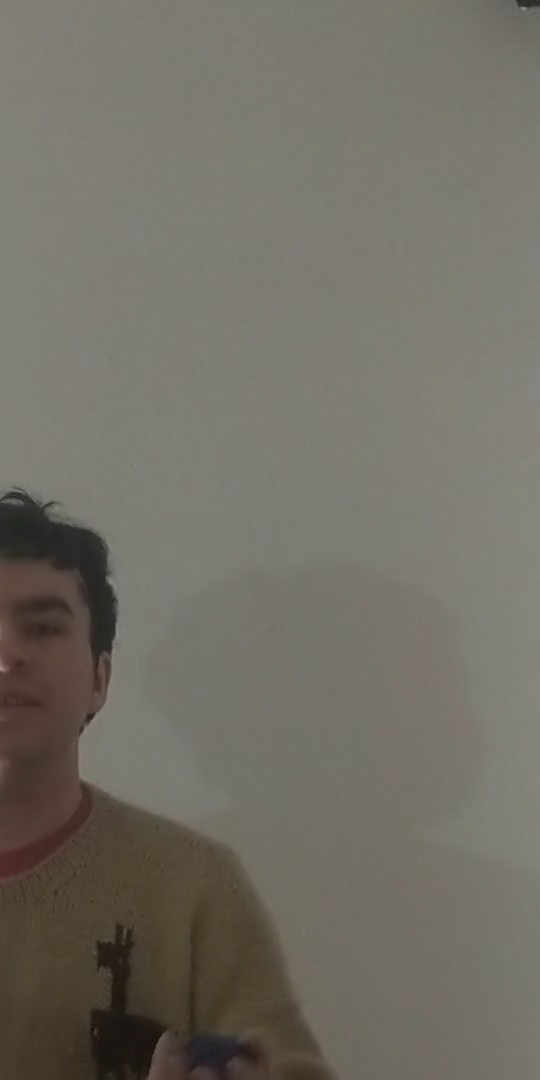
#> input picture frame 13 of test_vids/1ball.mp4, 540 x 1080 px, given in place of quarantine_2.mp4, which was not available
$ python demo.py
#> lines starting #> are read from the running program, lines starting #| are printed output that depends on the picture; after the words box and inside, x2 and y2 are one past the last pixel; in counts of white or black regions, pixels touching at a corner belong together; pictures that were not available may be replaced by others from this repository, and a replacement may not be noted
### blobTrace.py
from __future__ import annotations

import time

import cv2
import imutils
import math
import numpy as np
import time

import twentyxx
from balls import Coords, Circle, Ball
from arc import Arc, Arc_array

NUM_BALLS = 5
JUMP_Y_LIMIT = 75
JUMP_X_LIMIT = 50
FUZZY_FACTOR = 1.5
#alpha factor for running avg. higher = old values mean more
ALPHA_FACTOR = .4
DRAW_ARCS = False
balls = []
CUTOFF_THROW = 400
REAL_TIME = False
SHOW_MASK = True

Color_Names = { 'A': (255,50,50), 'B': (40,255,100), 'C': (100,100,255), 'D': (100,100,100), 'E': (200,200,200)}

for i in range(NUM_BALLS):
    balls.append(Ball(chr(ord('A') + i)))


def trace(picname, startingFrame=0, drawHud=False):
#> called with picname = 'test_vids/quarantine_2.mp4', startingFrame = 0, drawHud = False
    start_time = time.time()
    blueLower = (90, 20, 2)
    blueUpper = (135, 255, 255)
 #   blueLower = (100, 100, 0)

    frameIndex = 1
    catch_index = 0

    vs = cv2.VideoCapture(0 if picname is None else picname)
    time.sleep(1.0)
    A_arc = None
    B_arc = None
    C_arc = None
    Arc_arr = Arc_array("Arc")

    while True:
        frame = vs.read()
        frame = frame[1]
#> frame is the input picture: shape (1080, 540, 3); mean B, G, R 102, 110.5, 114.4
        if frame is None:
            break
        frame = imutils.resize(frame, width=700)
#> frame: shape (1400, 700, 3)
        if picname is not None:
            frame = imutils.rotate_bound(frame, 90)
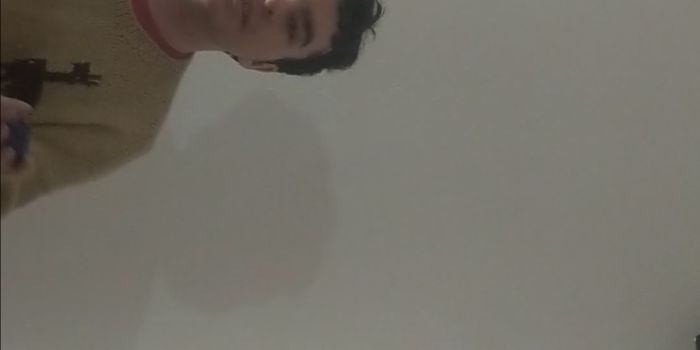
#> frame: shape (700, 1400, 3) (shown at 1/2 size); mean B, G, R 101.9, 110.4, 114.3
        blur = cv2.GaussianBlur(frame, (3, 3), 0)
        #blur = cv2.medianBlur(frame, 13)
        hsv = cv2.cvtColor(blur, cv2.COLOR_BGR2HSV)
#> hsv: shape (700, 1400, 3); mean H, S, V 22.9, 31.6, 114.3

        mask = cv2.inRange(hsv, blueLower, blueUpper)
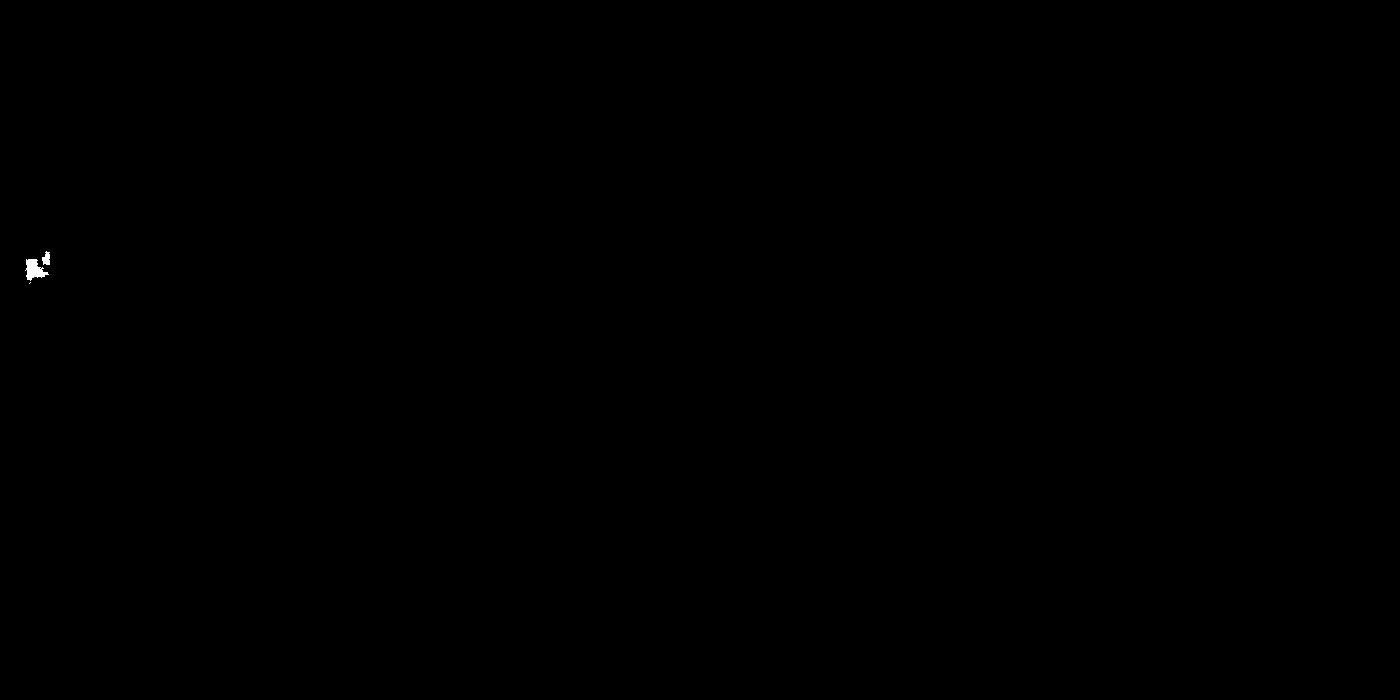
#> mask: shape (700, 1400); 0.04% white; 3 white regions (1 under 20 px), largest, box (x1, y1, x2, y2) and area: (25, 259, 49, 281) 292, (42, 251, 50, 265) 81
        mask = cv2.erode(mask, None, iterations=1)
#> mask: shape (700, 1400); 0.02% white; 2 white regions, box (x1, y1, x2, y2) and area: (27, 260, 47, 279) 192, (43, 253, 49, 264) 37
        mask = cv2.dilate(mask, None, iterations=1)
#> mask: shape (700, 1400); 0.04% white; 2 white regions

        cnts = cv2.findContours(mask.copy(), cv2.RETR_EXTERNAL, cv2.CHAIN_APPROX_SIMPLE)
#> cnts = 2 contours; box (x1, y1, x2, y2) and area: (26, 259, 48, 280) 237, (42, 252, 50, 265) 60
        cnts = imutils.grab_contours(cnts)

        if len(cnts) > 1:
            for cnt in cnts:
                M = cv2.moments(cnt)
                cX = int(M["m10"] / M["m00"])
                cY = int(M["m01"] / M["m00"])
                center = Coords(cX, cY)

                cnt = cnt.astype("int")
                ((x, y), radius) = cv2.minEnclosingCircle(cnt)

                # TODO remove upper bound?
                if 5 < radius < 50:
                    foundBall = False
                    blob = Circle(Coords(x, y), radius)
                    # Find a circle from the last frame intersecting with this one.
                    for prevBall in balls:
                        if prevBall.state is Ball.State.UNDECLARED:
                            continue

                        if blob.intersects(prevBall.circle, FUZZY_FACTOR):
                            # We have found the ball corresponding to this circle.

                            # Updates the Ball circle to be the blob found to intersect

                            #Calculates x and y velocity of the intersecting ball
                            x_velocity = blob.coords.x - prevBall.circle.coords.x
                            y_velocity = blob.coords.y - prevBall.circle.coords.y
                            prevBall.movement.average(x_velocity, y_velocity, ALPHA_FACTOR)

                            # Uses calculated velocity to determine throwstate
                            if prevBall.state == Ball.State.AIRBORNE and prevBall.throwstate == Ball.ThrowState.UNRECOGNIZED:
                                if x_velocity > 0:
                                    prevBall.throwstate = Ball.ThrowState.LEFTRISING
                                else:
                                    prevBall.throwstate = Ball.ThrowState.RIGHTRISING
                            if blob.coords.y < CUTOFF_THROW:
                                prevBall.peak = prevBall.movement.is_peak()
                                prevBall.circle = blob
                                if prevBall.peak is True:
                                    prevBall.peaked()
                            elif prevBall.movement.is_peak() and prevBall.is_falling():
                               prevBall.state = Ball.State.CAUGHT
                               prevBall.throwstate = prevBall.ThrowState.UNRECOGNIZED
                               foundBall = True
                               prevBall.found = True
                               break


                            # Log the coords of the ball into the arc trace
                            if prevBall.name == "A" and A_arc is not None:
                                A_arc.add(blob.coords.x,blob.coords.y)
                            if prevBall.name == "B" and B_arc is not None:
                                B_arc.add(blob.coords.x,blob.coords.y)
                            if prevBall.name == "C" and C_arc is not None:
                                C_arc.add(blob.coords.x,blob.coords.y)

                            # Set the ball as found
                            foundBall = True
                            prevBall.found = True

                            # Add the coords to the trail deque
                            prevBall.trail_x.append(blob.coords.x)
                            prevBall.trail_y.append(blob.coords.y)

                            # Recognized Ball is in JUMPSQUAT:
                            if prevBall.state is Ball.State.JUMPSQUAT:
                                if prevBall.jumpPoint.y - blob.coords.y > JUMP_Y_LIMIT \
                                        or abs(blob.coords.x - prevBall.jumpPoint.x > JUMP_X_LIMIT):
                                    prevBall.state = Ball.State.AIRBORNE
                                    #TODO remove this/ make it better
                                    if prevBall.name == "A":
                                       A_arc = Arc("A")
                                       A_arc.add(blob.coords.x, blob.coords.y)
                                    if prevBall.name == "B":
                                       B_arc = Arc("B")
                                       B_arc.add(blob.coords.x, blob.coords.y)
                                    if prevBall.name == "C":
                                       C_arc = Arc("C")
                                       C_arc.add(blob.coords.x, blob.coords.y)
                                    prevBall.jumpPoint = None
                                    # NOTE Maybe move this
                            elif prevBall.state is Ball.State.CAUGHT:
                                prevBall.state = Ball.State.JUMPSQUAT
                                prevBall.jumpPoint = blob.coords
                            break

                    if not foundBall:
                        # TODO set state to jumpsquat, unknown ball
                        closestBall = None
                        closestDist = -1
                        blob_x = blob.coords.x
                        blob_y = blob.coords.y

                        for prevBall in balls:
                            if prevBall.state is Ball.State.UNDECLARED:
                                closestBall = prevBall
                                break

                            if prevBall.found:
                                continue
                            if prevBall.movement.xvel != 0 and prevBall.state == Ball.State.AIRBORNE:
                                ball_x = prevBall.circle.coords.x + prevBall.movement.xvel
                                ball_y = prevBall.circle.coords.y + prevBall.movement.yvel
                            else:
                                ball_x = prevBall.circle.coords.x
                                ball_y = prevBall.circle.coords.y
                            dist = math.sqrt((ball_x - blob_x)**2 + (ball_y - blob_y)**2)
                            if dist < closestDist or closestDist < 0:
                                closestDist = dist
                                closestBall = prevBall
                        if closestBall is  not None:
                            closestBall.circle = blob

                            if closestBall.state is not Ball.State.AIRBORNE:
                                closestBall.state = Ball.State.JUMPSQUAT

                            closestBall.jumpPoint = closestBall.circle.coords
#> this loop made 2 passes
#> (cX, cY, x, y, radius) on pass 1: (33, 269, 35.14, 269, 12.86)
#> after the loop, prevBall.found = True; prevBall.peak = False; x_velocity = 11.76; y_velocity = -10.91

            for b in balls:
                if not b.found and b.state is Ball.State.AIRBORNE:
                    b.state = Ball.State.CAUGHT
                    if b.is_falling():
                        catch_index += 1
                    b.throwstate = Ball.ThrowState.UNRECOGNIZED
                    #TODO deal with this gross section I made :-(
                    if b.name == "A" and A_arc is not None and DRAW_ARCS is True:
                        A_arc.plot()
                    if A_arc is not None and b.name == "A":
                        print("added ball")
                        Arc_arr.add_arc(A_arc)
                        A_arc = None
                    if b.name == "B" and B_arc is not None and DRAW_ARCS is True:
                        B_arc.plot()
                    if B_arc is not None and b.name == "B":
                        print("added ball")
                        Arc_arr.add_arc(B_arc)
                        B_arc = None
                    if b.name == "C" and C_arc is not None and DRAW_ARCS is True:
                        C_arc.plot()
                    if C_arc is not None and b.name == "C":
                        print("added ball")
                        Arc_arr.add_arc(C_arc)
                        C_arc = None
                    b.movement.caught()
                    b.trail_x.clear()
                    b.trail_y.clear()
                overlay = frame.copy()

                if b.state is not Ball.State.CAUGHT and b.state is not Ball.State.UNDECLARED:
                    # Draw ball overlays
                    if b.peak is True:
                        cv2.circle(overlay, b.circle.coords.to_tuple(), int(b.circle.radius), (255, 255, 255), -1)
                    elif b.state is Ball.State.AIRBORNE:
                        cv2.circle(overlay, b.circle.coords.to_tuple(), int(b.circle.radius), (0, 255, 0), -1)
                    elif b.state is Ball.State.JUMPSQUAT and b.found:
                        cv2.circle(overlay, b.circle.coords.to_tuple(), int(b.circle.radius), (0, 0, 255), -1)

                    frame = cv2.addWeighted(overlay, 0.4, frame, 0.6, 0)

                    # Draw ball trails
                    for i in range(1, len(b.trail_x)):
                        if b.trail_x[i - 1] is None or b.trail_x[i] is None:
                            continue
                        thickness = int(np.sqrt(10 / float(i + 1)) * 2.5)
                        cv2.line(frame, (int(b.trail_x[i-1]), int(b.trail_y[i-1])), (int(b.trail_x[i]), int(b.trail_y[i])), Color_Names[b.name], thickness)

                    if b.found:
                        cv2.putText(frame, b.name, b.circle.coords.to_tuple(), cv2.FONT_HERSHEY_SIMPLEX, 2, Color_Names[b.name],
                                    thickness=2)
                b.found = False
#> after the loop, catch_index = 0

        if drawHud:
            twentyxx.drawHud(frame, balls)

        # TODO Magic numbers
        cv2.putText(frame, str(frameIndex), (0, 680), cv2.FONT_HERSHEY_SIMPLEX, 1, (0, 0, 0))
#> frame: shape (700, 1400, 3); mean B, G, R 101.9, 110.4, 114.3
        cv2.putText(frame, str("Catch Count:"), (100, 680), cv2.FONT_HERSHEY_SIMPLEX, 1, (0, 0, 0))
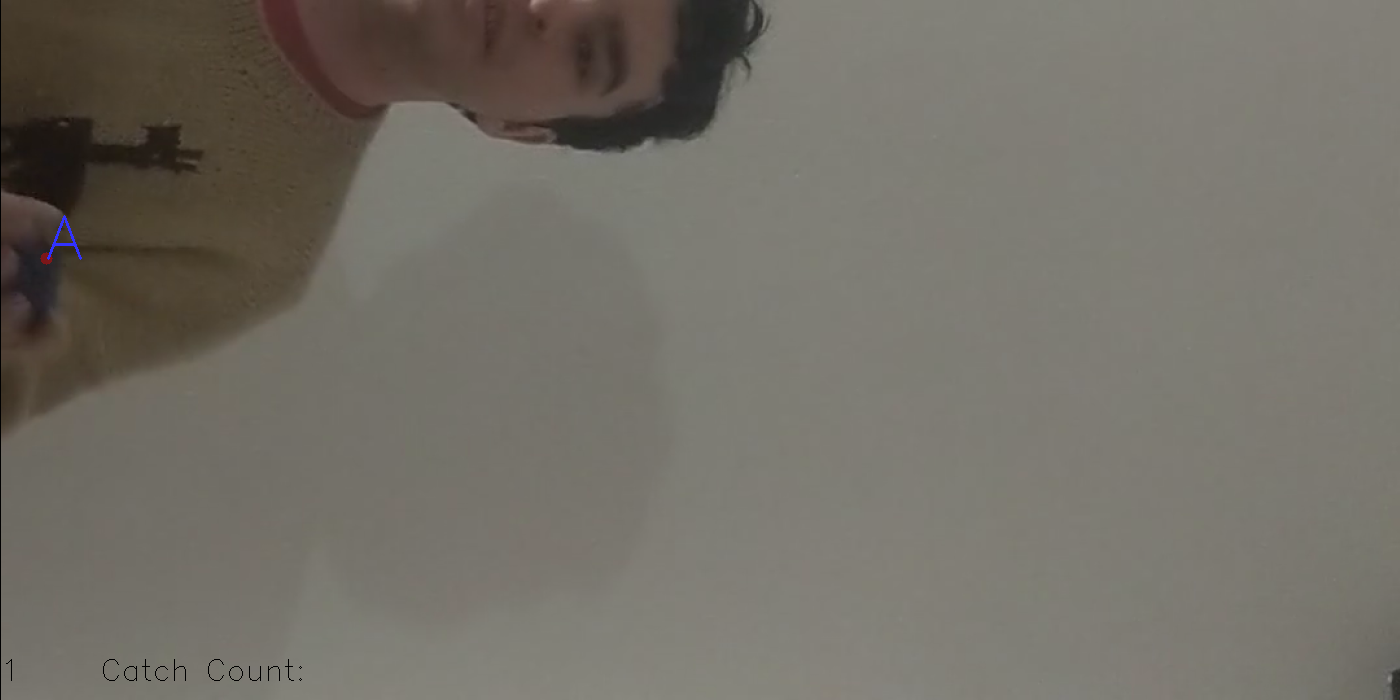
#> frame: shape (700, 1400, 3); mean B, G, R 101.9, 110.3, 114.2
        cv2.putText(frame, str(catch_index), (325, 680), cv2.FONT_HERSHEY_SIMPLEX, 1, (0, 0, 0))
#> frame: shape (700, 1400, 3); 0.01% of pixels changed, all inside (x1, y1, x2, y2) = (328, 659, 343, 681)

        cv2.imshow("Frame", frame)
        if SHOW_MASK:
            cv2.imshow("Mask", mask)

        if startingFrame <= 0 or 0 < startingFrame <= frameIndex:
            # If startingFrame is defined, skip to that frame.
            if REAL_TIME:
                key = cv2.waitKey(1)
            else:
                key = cv2.waitKey(-1)
#> (key q is pressed here)
            if key == ord("q"):
                break

        frameIndex += 1

    end_time = time.time()
    print(end_time - start_time)
    c_per_frame = 60 * catch_index / frameIndex
#> c_per_frame = 0
    Arc_arr.plot_arcs()
    print("Catches per second is about:" + str(c_per_frame))
    cv2.destroyAllWindows()

### balls.py
from __future__ import annotations

import decimal
import math
from dataclasses import dataclass
from enum import Enum, auto
from typing import Tuple, Optional
from collections import deque
PEAK_FACTOR=1.5

@dataclass
class Coords:
    x: float = 0.0
    y: float = 0.0

    def to_tuple(self) -> Tuple[int, int]:
        """ Returns these coordinates as a pair of integers for OpenCV. """
        return int(self.x), int(self.y)

    def __str__(self):
        trunc = lambda v: decimal.Decimal(str(v)).quantize(decimal.Decimal('.0'), rounding=decimal.ROUND_DOWN)
        return f'({trunc(self.x)}, {trunc(self.y)})'


@dataclass
class MovementVector:
    xvel: float = 0.0

    yvel: float = 0.0

    def average(self, new_x, new_y, alpha_factor):
        self.xvel = alpha_factor * self.xvel + (1-alpha_factor) * new_x
        self.yvel = alpha_factor * self.yvel + (1-alpha_factor) * new_y

    def caught(self):
        self.xvel = 0
        self.yvel = 0
    def is_peak(self):
        if abs(self.yvel) < PEAK_FACTOR:
            return True
        else:
            return False


class Circle:
    coords: Coords
    """
    The current position of the circle in the plane perpendicular to the observer's line of sight. The plane is defined
    such that a higher X-coordinate means the circle is moving right relative to the observer, and a higher Y-coordinate
    means the circle is moving upwards (against gravity) in physical space.
    """

    radius: float
    """ The radius of the circle, in pixels. """

    def __init__(self, coords, radius):
        self.coords = coords
        self.radius = radius

    def intersects(self, c2: Circle, fuzzy_factor=1.0) -> bool:
        return math.sqrt((self.coords.x - c2.coords.x) ** 2 + (self.coords.y - c2.coords.y) ** 2) \
               <= (self.radius + c2.radius) * fuzzy_factor


class Ball:
    """ Data representation of a physical juggling ball. """

    class State(Enum):
        """ The ball's state in the juggling cycle. """
        JUMPSQUAT = auto()
        AIRBORNE = auto()
        CAUGHT = auto()
        UNDECLARED = auto()

    class ThrowState(Enum):
        LEFTRISING = auto()
        RIGHTRISING = auto()
        LEFTFALLING = auto()
        RIGHTFALLING = auto()
        UNRECOGNIZED = auto()
    name: str
    """ An identifier for this ball instance. Only used for debugging purposes. """

    movement: MovementVector
    "Whether the ball is at the apex of its arc or not, defined by y velocity"
    peak: bool = False

    """
    The last-recorded movement vector for this ball. Defined such that a direction of 0 radians equates to movement
    to the right relative to the observer.
    """

    circle: Optional[Circle] = None
    """
    The circle represnting this ball's position. The radius of the circle refers to the last-deteced radius of the blob
    assigned to this ball from OpenCV. A value of `None` means that no blob is mapped to this ball.
    """

    state: State = State.UNDECLARED
    """ The ball's current state in the juggling cycle. """
    throwstate: ThrowState = ThrowState.UNRECOGNIZED

    found: bool = False
    """ Whether this ball has been mapped to a blob from the current frame. Used in the blob detection process. """

    jumpPoint: Optional[Coords] = None
    """ The location at which the ball first appeared after being caught. """

    trail_x: deque
    trail_y: deque

    def __init__(self, name: str):
        name = name.strip()
        if len(name.split()) > 1:
            raise ValueError('Ball name cannot contain whitespace')

        self.name = name
        self.movement = MovementVector()
        self.trail_x = deque([], maxlen=10)
        self.trail_y = deque([], maxlen=10)

    def __str__(self):
        return f'{self.name}({self.coords.x, self.coords.y})'


    #Series of functions for ThrowState
    # [15 lines left out: functions is_rising, is_falling, peaked, not called in this run]

### arc.py
#IDK what this means
from __future__ import annotations

import decimal
import math
import numpy as np
import matplotlib.pyplot as plt
from dataclasses import dataclass

name_plot = { 'A': 'b', 'B': 'g', 'C': 'r'}
class Arc:
    n_values = 0
    # [34 lines left out: functions __init__, add, print, plot, not called in this run]


class Arc_array:
    def __init__(self, name: str):
        self.arc_list = []
        self.color_list = []
        self.name = name
    def add_arc(self,arc):
        self.arc_list.append(arc)
        self.color_list.append(name_plot[arc.name])
    def plot_arcs(self):
        for (arc, color) in zip(self.arc_list, self.color_list):
            x = arc.arcVectorX[0:arc.n_values]
            y = arc.arcVectorY[0:arc.n_values]
            coefs = np.polynomial.polynomial.polyfit(x,y,10)
            ffit = np.polynomial.polynomial.Polynomial(coefs)
            plt.plot(x, ffit(x), color)
        plt.show()

### demo.py
import blobTrace
import blobPath

blobTrace.trace("test_vids/quarantine_2.mp4")
#| Catches per second is about:0.0
'''
blobTrace.trace("test_vids/2ball.mp4", 1)
blobTrace.trace("test_vids/3ball.mp4", 1)
blobTrace.trace("test_vids/5ball.mp4", 0)
blobPath.path("test_vids/bounce.mp4")
'''
